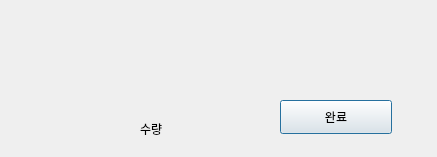
<?xml version="1.0" encoding="UTF-8"?>
<ui version="4.0">
 <class>Dialog</class>
 <widget class="QDialog" name="Dialog">
  <property name="geometry">
   <rect>
    <x>0</x>
    <y>0</y>
    <width>437</width>
    <height>157</height>
   </rect>
  </property>
  <property name="windowTitle">
   <string>Dialog</string>
  </property>
  <widget class="QLabel" name="label">
   <property name="geometry">
    <rect>
     <x>140</x>
     <y>120</y>
     <width>77</width>
     <height>18</height>
    </rect>
   </property>
   <property name="text">
    <string>수량</string>
   </property>
  </widget>
  <widget class="QPushButton" name="pushButton">
   <property name="geometry">
    <rect>
     <x>280</x>
     <y>100</y>
     <width>112</width>
     <height>34</height>
    </rect>
   </property>
   <property name="text">
    <string>완료</string>
   </property>
  </widget>
 </widget>
 <resources/>
 <connections/>
</ui>
